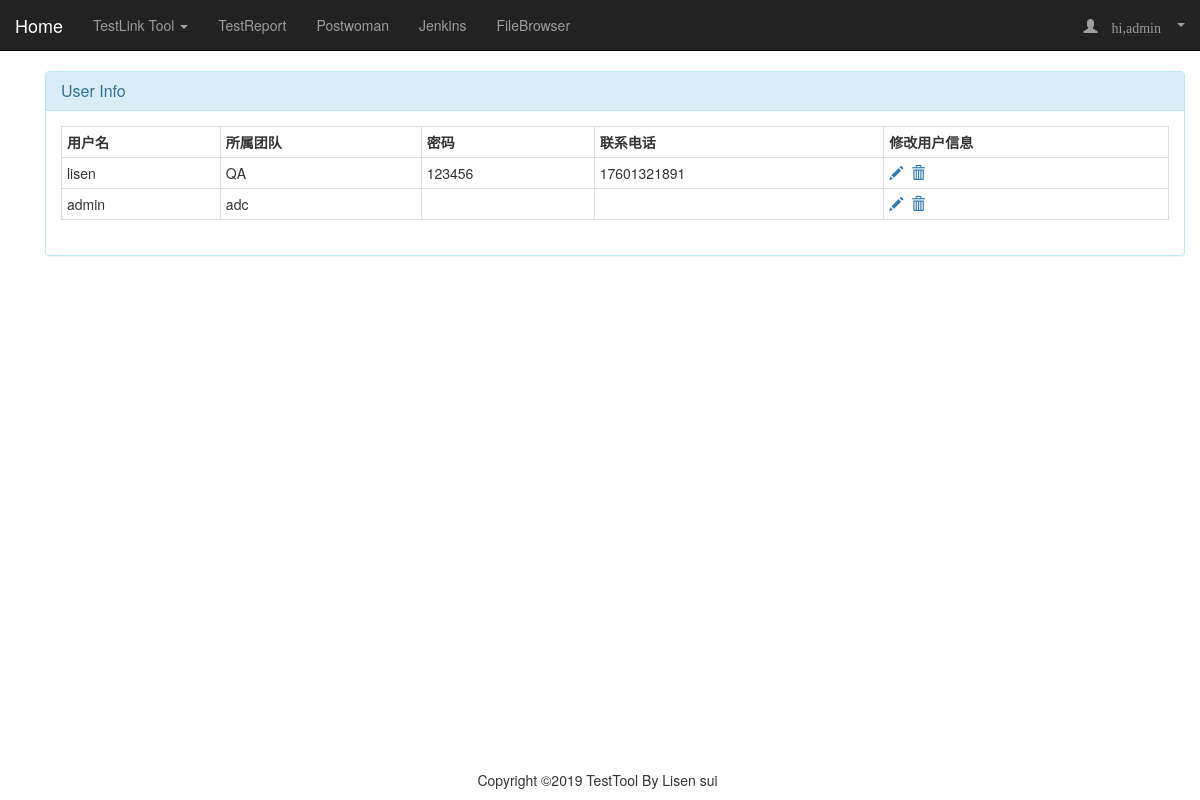
/users (signed in), run on the app's committed database.
### tables this page shows
CREATE TABLE COMPANY
                   (NAME           TEXT PRIMARY KEY   NOT NULL,
                   TEAM        CHAR(50),
                   PASSWORD       INT  NOT NULL,
                   TEL          INT );

### app.py (the view)
@app.route("/users",methods=['GET','POST'])
def showUser():
    values = getValue()
    return render_template("showDir/users.html",value=values)

### app.py (called while the page is built)
@app.before_request
def before_request():
    if request.path == "/login/" or request.path == "/register" or request.path == "/insertSQL":
        return None
    if request.path == "/static/css/style.css" or request.path == "/static/js/vector.js" or request.path == "/static/img/TestTool.png":
        return None
    if "username" not in session:
        return redirect("/login/")
    return None

@app.context_processor
def my_context_processor():
    user = session.get('username')
    if user:
        return {'login_user': user}
    return {}

### script/lib.py (called while the page is built)
def getValue():
    select = '''SELECT name, team, password, tel  from COMPANY'''
    values = operateSelect("userDB.db", select)
    return values

### script/sqlOperate.py (called while the page is built)
def operateSelect(DBNAME,condition):
    conn = sqlite3.connect(DBNAME)
    c = conn.cursor()
    values = []
    try:
        cursor = c.execute(condition)
        for row in cursor:
            values.append(row)
        conn.close()
    except:
        print("Please check your SQL script:%s."%condition)
        return False
    return values

### templates/showDir/users.html (shortened to what this page needs)
{% extends "baseNavbar.html" %}
{% block page_content %}
    <div class="container">
        <div class="row clearfix">
            <div class="col-md-12 column">
                <div class="panel panel-info">
                    <div class="panel-heading">
                        <h3 class="panel-title">
                            User Info
                        </h3>
                    </div>
                    <div class="panel-body">
                        <table class="table table-bordered table-hover table-condensed">
                            <tr>
                                <th>用户名</th>
                                <th>所属团队</th>
                                <th>密码</th>
                                <th>联系电话</th>
                                <th>修改用户信息</th>
                            </tr>
                                {% for i in value %}
                                    <tr>
                                        <td>{{ i[0] }}</td>
                                        <td>{{ i[1] }}</td>
                                        <td>{{ i[2] }}</td>
                                        <td>{{ i[3] }}</td>
                                        <td>
                                            <a id="modal-829514" href="#modal-container-829514" data-toggle="modal" data-id="{{i[0]}},{{i[1]}},{{i[2]}},{{i[3]}}"><span class="glyphicon glyphicon-pencil"></span></a>&nbsp;
                                            <a id="modal-829515" href="#modal-container-829515" data-toggle="modal" data-id="{{(i[0])}}"><span class="glyphicon glyphicon-trash"></span></a>
                                        </td>
                                    </tr>
                                {% endfor %}
                        </table>
                    </div>
                </div>
            </div>
        </div>
    </div>
<div class="col-md-12 column">
</div>
{% endblock %}

### templates/baseNavbar.html (shortened to what this page needs)
{% extends "bootstrap/base.html"  %}
{% block navbar %}
<nav class="navbar navbar-default navbar-inverse navbar-static-top" role="navigation">
	<div class="container-fluid">
    <div class="navbar-header">
        <a class="navbar-brand" href="/">Home</a>
    </div>
    <div>
        <ul class="nav navbar-nav">
            <li class="dropdown">
                <a class="dropdown-toggle" data-toggle="dropdown">
                    TestLink Tool <b class="caret"></b>
                </a>
            </li>
            <li><a href="/showPerf">TestReport</a></li>
            <li><a href="https://postwoman.io/">Postwoman</a></li>
            <li><a href="#" id="jenkins">Jenkins</a></li>
            <li><a href="#" id="FileBrowser">FileBrowser</a></li>
        </ul>
        <ul class="nav navbar-nav navbar-right">
            <li class="dropdown">
              {% if login_user %}
                <a class="dropdown-toggle glyphicon glyphicon-user" data-toggle="dropdown">
                hi,{{ login_user }} <b class="caret"></b>
                </a>
               {% else %}
                    <a href="{{ url_for('login') }}">登录</a>
              {% endif %}
        </li>
        </ul>
    </div>
	</div>
</nav>
{% endblock %}
{% block content %}
<div class="container">
  {% block page_content %}{% endblock %}
</div>
<div class="footer navbar-fixed-bottom">
    <div class="container">
        <div class="row footer-bottom">
            <ul class="list-inline text-center">
                <li>Copyright &copy;2019 TestTool By Lisen sui</li>
            </ul>
        </div>
    </div>
</div>
{% endblock %}

### data on the page
COMPANY: NAME "admin", TEAM "adc"
COMPANY: NAME "lisen", TEAM "QA", PASSWORD "123456", TEL "17601321891"
